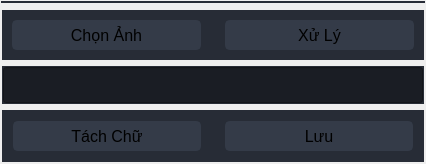
                        <widget class="QFrame" name="frame_xera">
                         <layout class="QVBoxLayout" name="verticalLayout_12">
                          <property name="leftMargin">
                           <number>1</number>
                          </property>
                          <property name="topMargin">
                           <number>1</number>
                          </property>
                          <property name="rightMargin">
                           <number>1</number>
                          </property>
                          <property name="bottomMargin">
                           <number>1</number>
                          </property>
                          <item>
                           <widget class="QFrame" name="frame_monitor_2">
                            <property name="sizePolicy">
                             <sizepolicy hsizetype="Preferred" vsizetype="Preferred">
                              <horstretch>0</horstretch>
                              <verstretch>1</verstretch>
                             </sizepolicy>
                            </property>
                            <property name="styleSheet">
                             <string notr="true">background-color: rgb(39, 44, 54);</string>
                            </property>
                            <layout class="QVBoxLayout" name="verticalLayout_30">
                             <property name="leftMargin">
                              <number>1</number>
                             </property>
                             <property name="topMargin">
                              <number>1</number>
                             </property>
                             <property name="rightMargin">
                              <number>1</number>
                             </property>
                             <property name="bottomMargin">
                              <number>1</number>
                             </property>
                            </layout>
                           </widget>
                          </item>
                          <item>
                           <widget class="QFrame" name="frame_widgets_2">
                            <layout class="QVBoxLayout" name="verticalLayout_18">
                             <property name="leftMargin">
                              <number>1</number>
                             </property>
                             <property name="topMargin">
                              <number>1</number>
                             </property>
                             <property name="rightMargin">
                              <number>1</number>
                             </property>
                             <property name="bottomMargin">
                              <number>1</number>
                             </property>
                             <item>
                              <layout class="QGridLayout" name="gridLayout_4">
                               <item row="0" column="0">
                                <widget class="QFrame" name="horizontalFrame_2">
                                 <property name="styleSheet">
                                  <string notr="true">background-color: rgb(39, 44, 54);</string>
                                 </property>
                                 <layout class="QHBoxLayout" name="horizontalLayout_15">
                                  <property name="leftMargin">
                                   <number>1</number>
                                  </property>
                                  <property name="topMargin">
                                   <number>1</number>
                                  </property>
                                  <property name="rightMargin">
                                   <number>1</number>
                                  </property>
                                  <property name="bottomMargin">
                                   <number>1</number>
                                  </property>
                                  <item>
                                   <widget class="QFrame" name="verticalFrame_3">
                                    <layout class="QVBoxLayout" name="verticalLayout_19">
                                     <item>
                                      <widget class="QPushButton" name="btnChonAnh_2">
                                       <property name="minimumSize">
                                        <size>
                                         <width>150</width>
                                         <height>30</height>
                                        </size>
                                       </property>
                                       <property name="font">
                                        <font>
                                         <family>Segoe UI</family>
                                         <pointsize>12</pointsize>
                                        </font>
                                       </property>
                                       <property name="styleSheet">
                                        <string notr="true">QPushButton {
	border: 2px solid rgb(52, 59, 72);
	border-radius: 5px;	
	background-color: rgb(52, 59, 72);
}
QPushButton:hover {
	background-color: rgb(57, 65, 80);
	border: 2px solid rgb(61, 70, 86);
}
QPushButton:pressed {	
	background-color: rgb(35, 40, 49);
	border: 2px solid rgb(43, 50, 61);
}</string>
                                       </property>
                                       <property name="text">
                                        <string>Chọn Ảnh</string>
                                       </property>
                                       <property name="icon">
                                        <iconset resource="files.qrc">
                                         <normaloff>:/16x16/icons/16x16/cil-image-plus.png</normaloff>:/16x16/icons/16x16/cil-image-plus.png</iconset>
                                       </property>
                                      </widget>
                                     </item>
                                    </layout>
                                   </widget>
                                  </item>
                                  <item>
                                   <widget class="QFrame" name="verticalFrame_4">
                                    <layout class="QVBoxLayout" name="verticalLayout_26">
                                     <item>
                                      <widget class="QPushButton" name="btnXuLy_2">
                                       <property name="minimumSize">
                                        <size>
                                         <width>150</width>
                                         <height>30</height>
                                        </size>
                                       </property>
                                       <property name="font">
                                        <font>
                                         <family>Segoe UI</family>
                                         <pointsize>12</pointsize>
                                        </font>
                                       </property>
                                       <property name="styleSheet">
                                        <string notr="true">QPushButton {
	border: 2px solid rgb(52, 59, 72);
	border-radius: 5px;	
	background-color: rgb(52, 59, 72);
}
QPushButton:hover {
	background-color: rgb(57, 65, 80);
	border: 2px solid rgb(61, 70, 86);
}
QPushButton:pressed {	
	background-color: rgb(35, 40, 49);
	border: 2px solid rgb(43, 50, 61);
}</string>
                                       </property>
                                       <property name="text">
                                        <string>Xử Lý</string>
                                       </property>
                                       <property name="icon">
                                        <iconset resource="files.qrc">
                                         <normaloff>:/16x16/icons/16x16/cil-ethernet.png</normaloff>:/16x16/icons/16x16/cil-ethernet.png</iconset>
                                       </property>
                                      </widget>
                                     </item>
                                    </layout>
                                   </widget>
                                  </item>
                                 </layout>
                                </widget>
                               </item>
                               <item row="1" column="0">
                                <widget class="QFrame" name="verticalFrame_5">
                                 <property name="styleSheet">
                                  <string notr="true">background-color: rgb(39, 44, 54);</string>
                                 </property>
                                 <layout class="QVBoxLayout" name="verticalLayout_27">
                                  <property name="leftMargin">
                                   <number>1</number>
                                  </property>
                                  <property name="topMargin">
                                   <number>1</number>
                                  </property>
                                  <property name="rightMargin">
                                   <number>1</number>
                                  </property>
                                  <property name="bottomMargin">
                                   <number>1</number>
                                  </property>
                                  <item alignment="Qt::AlignHCenter">
                                   <widget class="QLineEdit" name="txtChuSo_2">
                                    <property name="minimumSize">
                                     <size>
                                      <width>420</width>
                                      <height>36</height>
                                     </size>
                                    </property>
                                    <property name="maximumSize">
                                     <size>
                                      <width>400</width>
                                      <height>36</height>
                                     </size>
                                    </property>
                                    <property name="font">
                                     <font>
                                      <family>Segoe UI</family>
                                      <pointsize>16</pointsize>
                                      <weight>75</weight>
                                      <italic>false</italic>
                                      <bold>true</bold>
                                     </font>
                                    </property>
                                    <property name="styleSheet">
                                     <string notr="true">color: rgb(254, 121, 199);
background-color: rgb(26, 29, 36);</string>
                                    </property>
                                    <property name="alignment">
                                     <set>Qt::AlignCenter</set>
                                    </property>
                                   </widget>
                                  </item>
                                 </layout>
                                </widget>
                               </item>
                               <item row="2" column="0">
                                <widget class="QFrame" name="verticalFrame_6">
                                 <property name="styleSheet">
                                  <string notr="true">background-color: rgb(39, 44, 54);</string>
                                 </property>
                                 <layout class="QVBoxLayout" name="verticalLayout_21">
                                  <property name="leftMargin">
                                   <number>1</number>
                                  </property>
                                  <property name="topMargin">
                                   <number>1</number>
                                  </property>
                                  <property name="rightMargin">
                                   <number>1</number>
                                  </property>
                                  <property name="bottomMargin">
                                   <number>1</number>
                                  </property>
                                  <item>
                                   <widget class="QFrame" name="horizontalFrame_3">
                                    <layout class="QHBoxLayout" name="horizontalLayout_17">
                                     <property name="leftMargin">
                                      <number>1</number>
                                     </property>
                                     <property name="topMargin">
                                      <number>1</number>
                                     </property>
                                     <property name="rightMargin">
                                      <number>1</number>
                                     </property>
                                     <property name="bottomMargin">
                                      <number>1</number>
                                     </property>
                                     <item>
                                      <widget class="QFrame" name="verticalFrame_7">
                                       <layout class="QVBoxLayout" name="verticalLayout_28">
                                        <item>
                                         <widget class="QPushButton" name="btnTachChu_2">
                                          <property name="minimumSize">
                                           <size>
                                            <width>150</width>
                                            <height>30</height>
                                           </size>
                                          </property>
                                          <property name="font">
                                           <font>
                                            <family>Segoe UI</family>
                                            <pointsize>12</pointsize>
                                           </font>
                                          </property>
                                          <property name="styleSheet">
                                           <string notr="true">QPushButton {
	border: 2px solid rgb(52, 59, 72);
	border-radius: 5px;	
	background-color: rgb(52, 59, 72);
}
QPushButton:hover {
	background-color: rgb(57, 65, 80);
	border: 2px solid rgb(61, 70, 86);
}
QPushButton:pressed {	
	background-color: rgb(35, 40, 49);
	border: 2px solid rgb(43, 50, 61);
}</string>
                                          </property>
                                          <property name="text">
                                           <string>Tách Chữ</string>
                                          </property>
                                          <property name="icon">
                                           <iconset resource="files.qrc">
                                            <normaloff>:/16x16/icons/16x16/cil-wrap-text.png</normaloff>:/16x16/icons/16x16/cil-wrap-text.png</iconset>
                                          </property>
                                         </widget>
                                        </item>
                                       </layout>
                                      </widget>
                                     </item>
                                     <item>
                                      <widget class="QFrame" name="verticalFrame_8">
                                       <layout class="QVBoxLayout" name="verticalLayout_29">
                                        <item>
                                         <widget class="QPushButton" name="btnLuu_2">
                                          <property name="minimumSize">
                                           <size>
                                            <width>150</width>
                                            <height>30</height>
                                           </size>
                                          </property>
                                          <property name="font">
                                           <font>
                                            <family>Segoe UI</family>
                                            <pointsize>12</pointsize>
                                           </font>
                                          </property>
                                          <property name="styleSheet">
                                           <string notr="true">QPushButton {
	border: 2px solid rgb(52, 59, 72);
	border-radius: 5px;	
	background-color: rgb(52, 59, 72);
}
QPushButton:hover {
	background-color: rgb(57, 65, 80);
	border: 2px solid rgb(61, 70, 86);
}
QPushButton:pressed {	
	background-color: rgb(35, 40, 49);
	border: 2px solid rgb(43, 50, 61);
}</string>
                                          </property>
                                          <property name="text">
                                           <string>Lưu</string>
                                          </property>
                                          <property name="icon">
                                           <iconset resource="files.qrc">
                                            <normaloff>:/16x16/icons/16x16/cil-folder-open.png</normaloff>:/16x16/icons/16x16/cil-folder-open.png</iconset>
                                          </property>
                                         </widget>
                                        </item>
                                       </layout>
                                      </widget>
                                     </item>
                                    </layout>
                                   </widget>
                                  </item>
                                 </layout>
                                </widget>
                               </item>
                              </layout>
                             </item>
                            </layout>
                           </widget>
                          </item>
                         </layout>
                        </widget>
